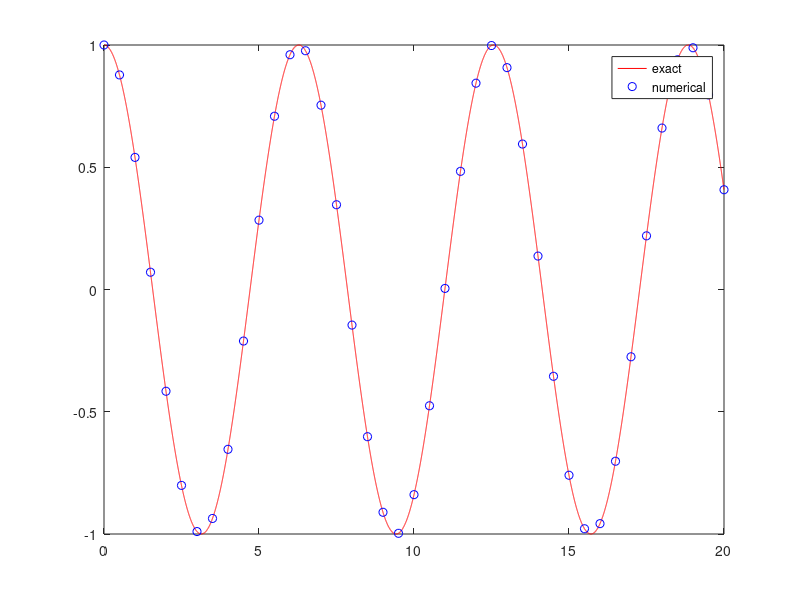

Write the MATLAB code that produced this figure.
f = @(x) sin(x);
x0 = 0:0.001:20;
f0 = f(x0);
J = length(f0);
dx=x0(2)-x0(1);
slope = [(f0(2:J)-f0(1:J-1))/dx, (f0(J)-f0(J-1))/dx]; % Forward
x1 = 0:0.5:20;
figure;
plot(x0,slope,'r',x1,cos(x1),'ob')
legend('exact','numerical')